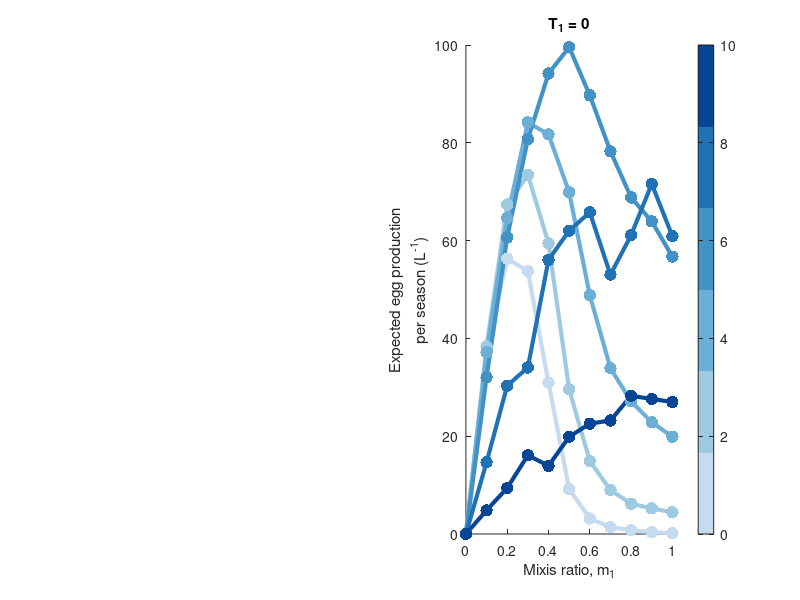

Source code (MATLAB): (Note: this script raises an error after producing the figure.)
clear all

% Create Figure 5 from results of stochastic experiments run in
% Figure5_part1.m 

load('Data_for_FigureS6.mat')

% Get colors
bluemono = [8, 69, 148;
            33, 113, 181;  
            66, 146, 198; 
            107, 174, 214; 
            158, 202, 225; 
            198, 219, 239]./255; 
colorvals =  bluemono(end:-1:1,:);



% now make a figure
G = length(G_vals); 
m = length(mixis); 

figure(1)
subplot(1,2,2)
expected_egg_production = mean(cumulative_egg_production')./num_seasons;
for i = 1:length(G_vals) %want to have lines connecting dots, stupidly hard now 
    hold on 
    plot(mixis_and_G(1,i:G:end),expected_egg_production(i:G:end), 'color', colorvals(i,:), 'linewidth', 3)
end
scatter(mixis_and_G(1,:), expected_egg_production, 80, mixis_and_G(2,:), 'filled')
colormap(colorvals)
title(['T_1 = 0'])
ylabel({'Expected egg production'; 'per season (L^{-1})'})
xlabel('Mixis ratio, m_1')
h = colorbar ;
h.Label.String = 'Generational block, G_1';
h.Ticks = G_vals
box on 
ylim([0 108])


%second panel
subplot(1,2,1)
t = length(threshold); 
m = length(mixis); 
colorvals =  bluemono(end:-1:1,:);
expected_egg_production = mean(cumulative_egg_production_2')./num_seasons;
for i = 1:t %want to have lines connecting dots, stupidly hard now 
    hold on 
    plot(mixis_and_thresh(1,i:t:end),expected_egg_production(i:t:end), 'color', colorvals(i,:), 'linewidth', 3)
end
scatter(mixis_and_thresh(1,:), expected_egg_production, 80, mixis_and_thresh(2,:), 'filled')
colormap(colorvals)
title(['G_1 = 0'])
ylabel({'Expected egg production'; 'per season (L^{-1})'})
xlabel('Mixis ratio, m_1')
h = colorbar ;
h.Label.String = 'Mixis threshold, T_1';
h.Ticks = threshold
ylim([0 108])

box on 

set(findall(gcf,'-property','FontSize'),'FontSize',15)